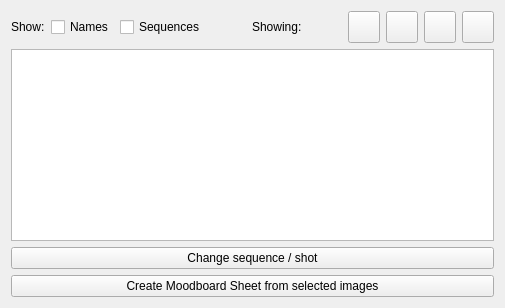
                 <widget class="QFrame" name="referenceListWidget">
                  <property name="frameShape">
                   <enum>QFrame::NoFrame</enum>
                  </property>
                  <property name="frameShadow">
                   <enum>QFrame::Raised</enum>
                  </property>
                  <layout class="QVBoxLayout" name="verticalLayout_33">
                   <item>
                    <widget class="QFrame" name="changeThumbnailSizeFrame">
                     <property name="frameShape">
                      <enum>QFrame::NoFrame</enum>
                     </property>
                     <property name="frameShadow">
                      <enum>QFrame::Raised</enum>
                     </property>
                     <layout class="QHBoxLayout" name="horizontalLayout_38">
                      <property name="margin">
                       <number>0</number>
                      </property>
                      <item>
                       <widget class="QLabel" name="refShowLbl">
                        <property name="text">
                         <string>Show:</string>
                        </property>
                       </widget>
                      </item>
                      <item>
                       <widget class="QCheckBox" name="refShowNamesCheckBox">
                        <property name="text">
                         <string>Names</string>
                        </property>
                        <property name="checked">
                         <bool>false</bool>
                        </property>
                       </widget>
                      </item>
                      <item>
                       <widget class="QCheckBox" name="refShowSequencesCheckBox">
                        <property name="text">
                         <string>Sequences</string>
                        </property>
                        <property name="checked">
                         <bool>false</bool>
                        </property>
                       </widget>
                      </item>
                      <item>
                       <spacer name="horizontalSpacer_4">
                        <property name="orientation">
                         <enum>Qt::Horizontal</enum>
                        </property>
                        <property name="sizeHint" stdset="0">
                         <size>
                          <width>40</width>
                          <height>20</height>
                         </size>
                        </property>
                       </spacer>
                      </item>
                      <item>
                       <widget class="QLabel" name="nbrOfRefLoadedLbl">
                        <property name="text">
                         <string>Showing:</string>
                        </property>
                       </widget>
                      </item>
                      <item>
                       <spacer name="horizontalSpacer_2">
                        <property name="orientation">
                         <enum>Qt::Horizontal</enum>
                        </property>
                        <property name="sizeHint" stdset="0">
                         <size>
                          <width>40</width>
                          <height>20</height>
                         </size>
                        </property>
                       </spacer>
                      </item>
                      <item>
                       <widget class="QPushButton" name="biggerRefPushButton_01">
                        <property name="minimumSize">
                         <size>
                          <width>32</width>
                          <height>32</height>
                         </size>
                        </property>
                        <property name="maximumSize">
                         <size>
                          <width>32</width>
                          <height>32</height>
                         </size>
                        </property>
                        <property name="text">
                         <string/>
                        </property>
                       </widget>
                      </item>
                      <item>
                       <widget class="QPushButton" name="biggerRefPushButton_02">
                        <property name="minimumSize">
                         <size>
                          <width>32</width>
                          <height>32</height>
                         </size>
                        </property>
                        <property name="maximumSize">
                         <size>
                          <width>32</width>
                          <height>32</height>
                         </size>
                        </property>
                        <property name="text">
                         <string/>
                        </property>
                       </widget>
                      </item>
                      <item>
                       <widget class="QPushButton" name="biggerRefPushButton_03">
                        <property name="minimumSize">
                         <size>
                          <width>32</width>
                          <height>32</height>
                         </size>
                        </property>
                        <property name="maximumSize">
                         <size>
                          <width>32</width>
                          <height>32</height>
                         </size>
                        </property>
                        <property name="text">
                         <string/>
                        </property>
                       </widget>
                      </item>
                      <item>
                       <widget class="QPushButton" name="biggerRefPushButton_04">
                        <property name="minimumSize">
                         <size>
                          <width>32</width>
                          <height>32</height>
                         </size>
                        </property>
                        <property name="maximumSize">
                         <size>
                          <width>32</width>
                          <height>32</height>
                         </size>
                        </property>
                        <property name="text">
                         <string/>
                        </property>
                       </widget>
                      </item>
                     </layout>
                    </widget>
                   </item>
                   <item>
                    <widget class="ThibListWidget" name="referenceThumbListWidget">
                     <property name="toolTip">
                      <string>&lt;html&gt;&lt;head/&gt;&lt;body&gt;&lt;p&gt;&lt;span style=&quot; font-weight:600;&quot;&gt;Double click&lt;/span&gt; on a thumbnail to &lt;span style=&quot; font-weight:600;&quot;&gt;open&lt;/span&gt; it with windows picture viewer.&lt;/p&gt;&lt;p&gt;&lt;span style=&quot; font-weight:600;&quot;&gt;ALT + double click&lt;/span&gt; on a thumbnail to open the &lt;span style=&quot; font-weight:600;&quot;&gt;comments&lt;/span&gt; dialog.&lt;/p&gt;&lt;p&gt;Select a thumbnail and hit &lt;span style=&quot; font-weight:600;&quot;&gt;F2&lt;/span&gt; to &lt;span style=&quot; font-weight:600;&quot;&gt;rename&lt;/span&gt; a reference.&lt;/p&gt;&lt;p&gt;&lt;br/&gt;&lt;/p&gt;&lt;p&gt;Use &lt;span style=&quot; font-weight:600;&quot;&gt;CTRL&lt;/span&gt; to scroll &lt;span style=&quot; font-weight:600;&quot;&gt;slowly&lt;/span&gt;&lt;/p&gt;&lt;p&gt;Use &lt;span style=&quot; font-weight:600;&quot;&gt;SHIFT&lt;/span&gt; to scroll &lt;span style=&quot; font-weight:600;&quot;&gt;fast&lt;/span&gt;&lt;/p&gt;&lt;p&gt;Use &lt;span style=&quot; font-weight:600;&quot;&gt;CTRL + SHIF&lt;/span&gt;T to scroll &lt;span style=&quot; font-weight:600;&quot;&gt;very fast&lt;/span&gt;&lt;/p&gt;&lt;/body&gt;&lt;/html&gt;</string>
                     </property>
                     <property name="dragDropMode">
                      <enum>QAbstractItemView::DragDrop</enum>
                     </property>
                     <property name="selectionMode">
                      <enum>QAbstractItemView::ExtendedSelection</enum>
                     </property>
                     <property name="iconSize">
                      <size>
                       <width>256</width>
                       <height>256</height>
                      </size>
                     </property>
                     <property name="verticalScrollMode">
                      <enum>QAbstractItemView::ScrollPerPixel</enum>
                     </property>
                     <property name="horizontalScrollMode">
                      <enum>QAbstractItemView::ScrollPerPixel</enum>
                     </property>
                     <property name="resizeMode">
                      <enum>QListView::Adjust</enum>
                     </property>
                     <property name="viewMode">
                      <enum>QListView::IconMode</enum>
                     </property>
                    </widget>
                   </item>
                   <item>
                    <widget class="QPushButton" name="changeRefSeqShotBtn">
                     <property name="text">
                      <string>Change sequence / shot</string>
                     </property>
                    </widget>
                   </item>
                   <item>
                    <widget class="QPushButton" name="createMoodboardFromImagesBtn">
                     <property name="text">
                      <string>Create Moodboard Sheet from selected images</string>
                     </property>
                    </widget>
                   </item>
                  </layout>
                 </widget>
